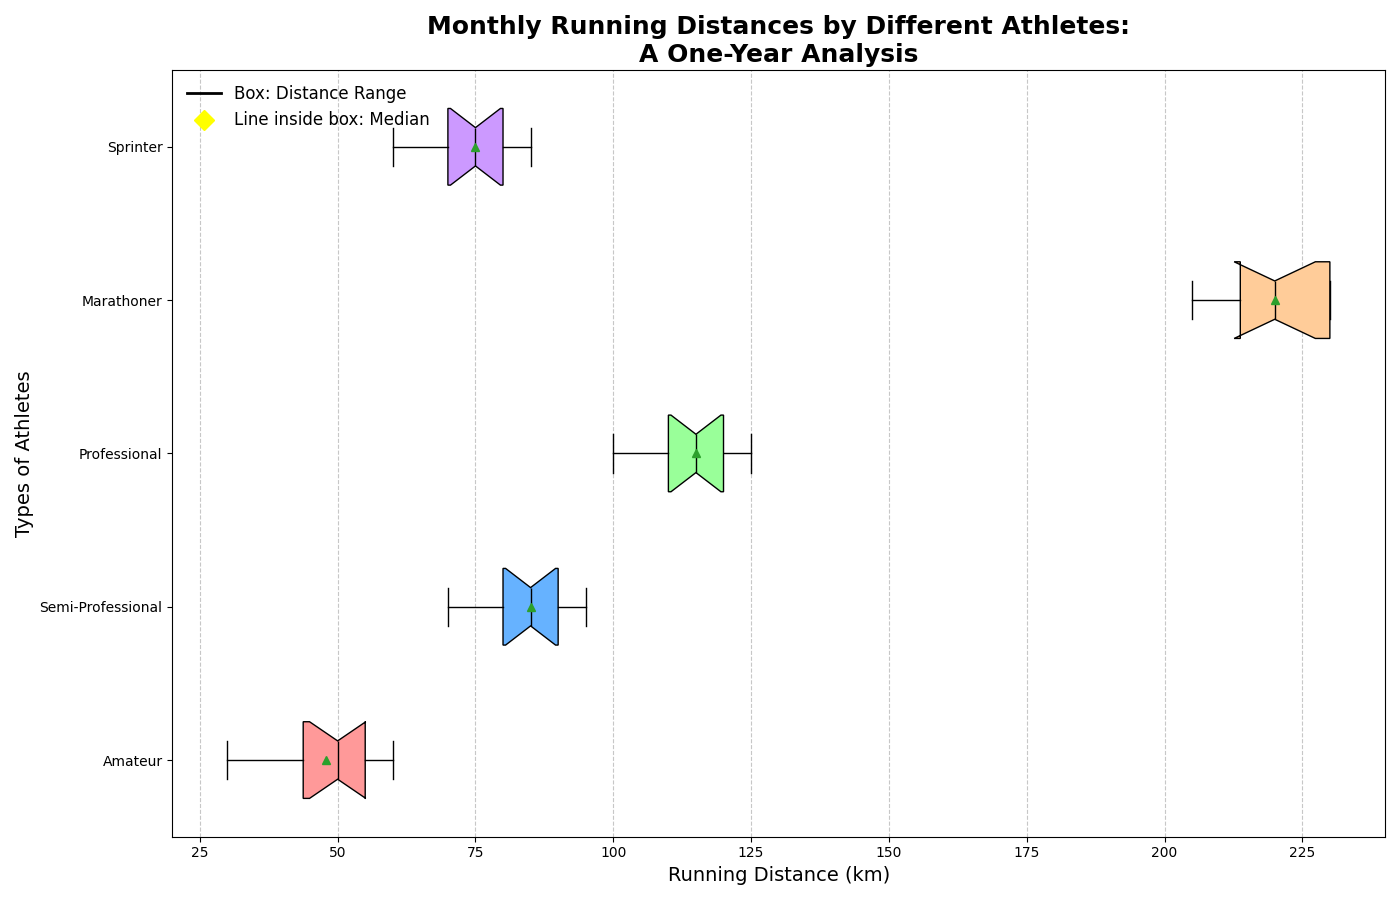

Write Python code to recreate this figure.
import matplotlib.pyplot as plt
import numpy as np

# Monthly running distance data (in km) for each type of athlete
amateur_distances = [45, 30, 55, 60, 35, 50, 40, 50, 45, 60, 50, 55]
semi_pro_distances = [90, 80, 70, 95, 85, 75, 80, 90, 85, 85, 95, 90]
professional_distances = [120, 115, 100, 125, 110, 120, 115, 105, 125, 110, 115, 120]
marathoner_distances = [230, 210, 220, 230, 205, 210, 220, 215, 230, 220, 220, 230]
sprinter_distances = [75, 70, 60, 85, 80, 65, 75, 85, 80, 75, 70, 80]

all_distances = [
    amateur_distances,
    semi_pro_distances,
    professional_distances,
    marathoner_distances,
    sprinter_distances
]

athlete_labels = ["Amateur", "Semi-Professional", "Professional", "Marathoner", "Sprinter"]

fig, ax = plt.subplots(figsize=(14, 9))
box = ax.boxplot(all_distances, labels=athlete_labels, patch_artist=True, notch=True, vert=False, showmeans=True)

colors = ['#FF9999', '#66B2FF', '#99FF99', '#FFCC99', '#CC99FF']
for patch, color in zip(box['boxes'], colors):
    patch.set_facecolor(color)

ax.set_title("Monthly Running Distances by Different Athletes:\nA One-Year Analysis", fontsize=18, fontweight='bold')
ax.set_ylabel("Types of Athletes", fontsize=14)
ax.set_xlabel("Running Distance (km)", fontsize=14)
ax.grid(axis='x', linestyle='--', alpha=0.7)

for element in ['whiskers', 'caps', 'medians', 'means']:
    plt.setp(box[element], color='black')
plt.setp(box['fliers'], marker='o', color='red', markersize=5, alpha=0.5)

labels = ["Box: Distance Range", "Line inside box: Median", "Diamond: Mean"]
handles = [plt.Line2D([0], [0], color='black', lw=2),
           plt.Line2D([0], [0], marker='D', color='yellow', markersize=10, linestyle='', markerfacecolor='yellow')]
ax.legend(handles, labels, loc='upper left', frameon=False, fontsize=12)

plt.tight_layout()
plt.show()
